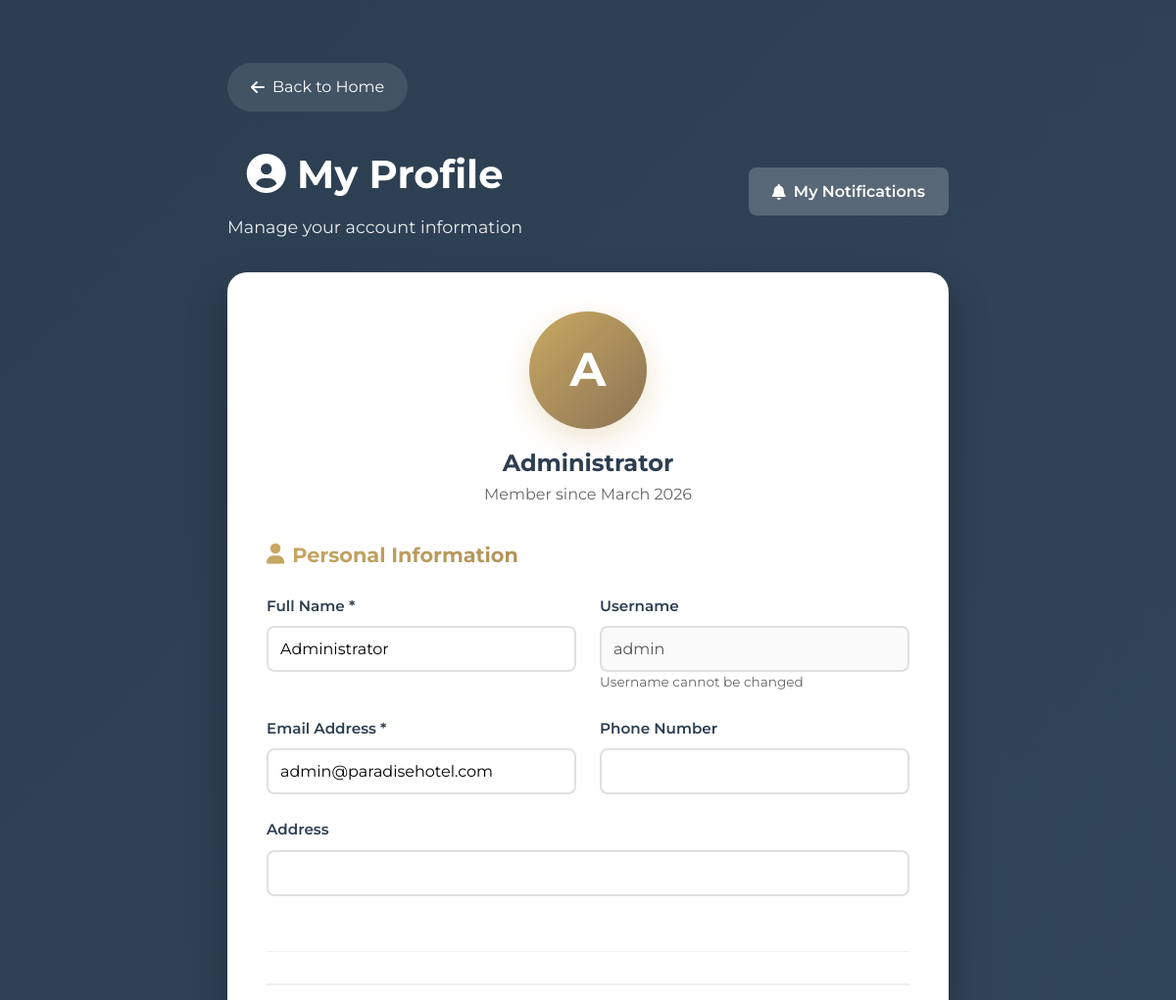
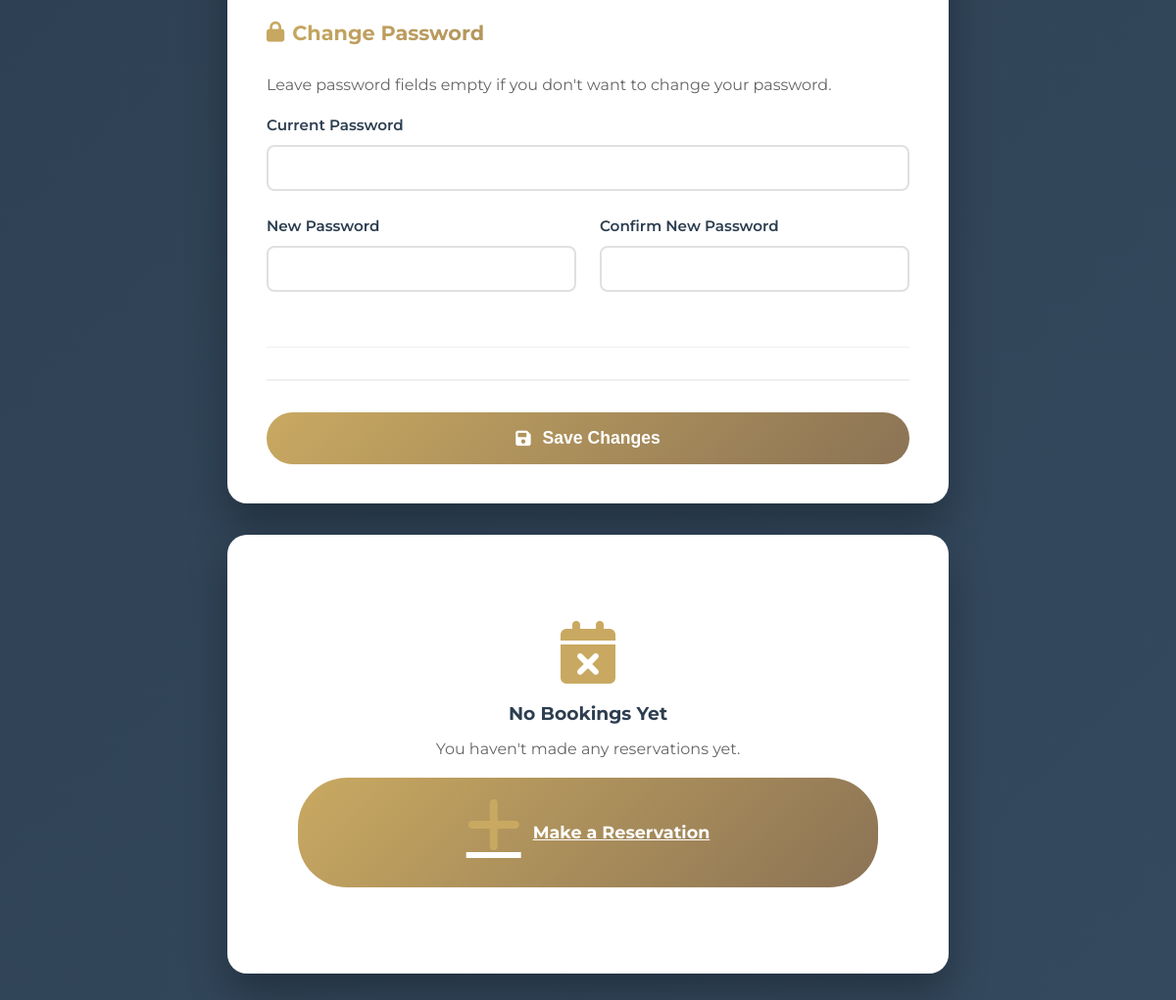
The app's page /profile.php (signed in) with its own data (2 pictures, top to bottom).
### tables this page shows
CREATE TABLE IF NOT EXISTS users (
    id INT(11) AUTO_INCREMENT PRIMARY KEY,
    username VARCHAR(50) UNIQUE NOT NULL,
    email VARCHAR(100) UNIQUE NOT NULL,
    password VARCHAR(255) NOT NULL,
    full_name VARCHAR(100) NOT NULL,
    phone VARCHAR(20),
    address TEXT,
    is_admin TINYINT(1) DEFAULT 0,
    email_verified TINYINT(1) DEFAULT 0,
    google_id VARCHAR(255),
    created_at TIMESTAMP DEFAULT CURRENT_TIMESTAMP
);

### config/auth.php (called while the page is built, shortened)
<?php
function getUserId() {
    return $_SESSION['user_id'] ?? null;
}
function getFirstName() {
    $fullName = $_SESSION['full_name'] ?? null;
    if ($fullName) {
        $nameParts = explode(' ', trim($fullName));
        return $nameParts[0];
    }
    return null;
}
?>

### profile.php (the view, shortened to what this page needs)
<?php
require_once 'config/auth.php';
$userId = getUserId();
$conn = getDBConnection();
$stmt = $conn->prepare("SELECT * FROM users WHERE id = ?");
$stmt->bind_param("i", $userId);
$stmt->execute();
$result = $stmt->get_result();
$user = $result->fetch_assoc();
$upcomingBookings = [];
$pastBookings = [];
?>
<!DOCTYPE html>
<html lang="en">
<head>
    <link rel="stylesheet" href="assets/css/main.css">
    <link rel="stylesheet" href="assets/css/booking.css">
    <link rel="stylesheet" href="https://cdnjs.cloudflare.com/ajax/libs/font-awesome/6.0.0/css/all.min.css">
</head>
<body class="profile-page">
    <div class="profile-container">
        <a href="index.php" class="back-link-profile">
            <i class="fas fa-arrow-left"></i>
            Back to Home
        </a>
        <div class="profile-header">
            <div style="display: flex; justify-content: space-between; align-items: center; width: 100%;">
                <div>
                    <h1><i class="fas fa-user-circle"></i> My Profile</h1>
                    <p>Manage your account information</p>
                </div>
                <a href="notifications.php" style="background: rgba(255,255,255,0.2); color: white; padding: 0.75rem 1.5rem; border-radius: 8px; text-decoration: none; font-weight: 600; display: flex; align-items: center; gap: 0.5rem; transition: all 0.3s ease;">
                    <i class="fas fa-bell"></i>
                    <span>My Notifications</span>
                </a>
            </div>
        </div>
        <div class="profile-card">
            <div class="profile-avatar">
                <div class="avatar-circle">
                    <?php echo strtoupper(substr(getFirstName() ?? 'U', 0, 1)); ?>
                </div>
                <h2 style="margin-top: 1rem; color: #2C3E50;"><?php echo htmlspecialchars($user['full_name']); ?></h2>
                <p style="color: #666;">Member since <?php echo date('F Y', strtotime($user['created_at'])); ?></p>
            </div>
            <form method="POST" action="">
                <div class="section-title">
                    <i class="fas fa-user"></i>
                    Personal Information
                </div>
                <div class="form-section">
                    <div class="form-row">
                        <div class="form-group">
                            <label for="full_name">Full Name *</label>
                            <input type="text" id="full_name" name="full_name" required
                                   value="<?php echo htmlspecialchars($user['full_name']); ?>">
                        </div>
                        <div class="form-group">
                            <label for="username">Username</label>
                            <input type="text" id="username" value="<?php echo htmlspecialchars($user['username']); ?>" disabled>
                            <small style="color: #666; font-size: 0.85rem;">Username cannot be changed</small>
                        </div>
                    </div>
                    <div class="form-row">
                        <div class="form-group">
                            <label for="email">Email Address *</label>
                            <input type="email" id="email" name="email" required
                                   value="<?php echo htmlspecialchars($user['email']); ?>">
                        </div>
                        <div class="form-group">
                            <label for="phone">Phone Number</label>
                            <input type="tel" id="phone" name="phone"
                                   value="<?php echo htmlspecialchars($user['phone'] ?? ''); ?>">
                        </div>
                    </div>
                    <div class="form-row">
                        <div class="form-group">
                            <label for="address">Address</label>
                            <input type="text" id="address" name="address"
                                   value="<?php echo htmlspecialchars($user['address'] ?? ''); ?>">
                        </div>
                    </div>
                </div>
                <hr class="section-divider">
                <div class="section-title">
                    <i class="fas fa-lock"></i>
                    Change Password
                </div>
                <div class="form-section">
                    <p style="color: #666; margin-bottom: 1rem;">Leave password fields empty if you don't want to change your password.</p>
                    <div class="form-row">
                        <div class="form-group">
                            <label for="current_password">Current Password</label>
                            <input type="password" id="current_password" name="current_password">
                        </div>
                    </div>
                    <div class="form-row">
                        <div class="form-group">
                            <label for="new_password">New Password</label>
                            <input type="password" id="new_password" name="new_password" minlength="6">
                        </div>
                        <div class="form-group">
                            <label for="confirm_password">Confirm New Password</label>
                            <input type="password" id="confirm_password" name="confirm_password" minlength="6">
                        </div>
                    </div>
                </div>
                <div class="form-actions">
                    <button type="submit" class="btn-submit">
                        <i class="fas fa-save"></i> Save Changes
                    </button>
                </div>
            </form>
        </div>
        <?php if (count($upcomingBookings) === 0 && count($pastBookings) === 0): ?>
        <div class="profile-card" style="margin-top: 2rem;">
            <div class="no-bookings">
                <i class="fas fa-calendar-times"></i>
                <h3>No Bookings Yet</h3>
                <p>You haven't made any reservations yet.</p>
                <a href="booking.php" class="btn-submit" style="margin-top: 1rem;">
                    <i class="fas fa-plus"></i> Make a Reservation
                </a>
            </div>
        </div>
        <?php endif; ?>
    </div>
</body>
</html>

### assets/css/main.css (style rules this page uses)
* { margin: 0; padding: 0; box-sizing: border-box; }
body { font-family: 'Montserrat', sans-serif; line-height: 1.6; color: #333; overflow-x: hidden; background: linear-gradient(135deg, #2C3E50 0%, #34495E 100%); background-attachment: fixed; min-height: 100vh; }
.section-title { font-size: 3rem; font-weight: 700; color: #2C3E50; margin-bottom: 1rem; background: linear-gradient(135deg, #C9A961 0%, #8B7355 100%); -webkit-background-clip: text; -webkit-text-fill-color: transparent; background-clip: text; }

### assets/css/booking.css (style rules this page uses)
.form-section { margin-bottom: 2rem; padding-bottom: 2rem; border-bottom: 1px solid #f0f0f0; }
.form-row { display: grid; grid-template-columns: repeat(auto-fit, minmax(250px, 1fr)); gap: 1.5rem; margin-bottom: 1.5rem; }
.form-group { display: flex; flex-direction: column; }
.form-group label { color: #2C3E50; font-weight: 600; margin-bottom: 0.5rem; font-size: 0.95rem; }
.form-group input, .form-group select, .form-group textarea { padding: 0.75rem; border: 2px solid #e0e0e0; border-radius: 8px; font-size: 1rem; font-family: inherit; transition: all 0.3s ease; }
.form-actions { margin-top: 2rem; padding-top: 2rem; border-top: 2px solid #f0f0f0; }
.btn-submit { width: 100%; background: linear-gradient(135deg, #C9A961 0%, #8B7355 100%); color: white; border: none; padding: 1rem; border-radius: 50px; font-size: 1.1rem; font-weight: 700; cursor: pointer; transition: all 0.3s ease; display: flex; align-items: center; justify-content: center; gap: 0.75rem; }

### profile.php (style rules this page uses)
.profile-page { background: linear-gradient(135deg, #2C3E50 0%, #34495E 100%); min-height: 100vh; padding: 2rem 0; }
.profile-container { max-width: 800px; margin: 0 auto; padding: 2rem; }
.profile-header { text-align: center; color: white; margin-bottom: 2rem; }
.profile-header h1 { font-size: 2.5rem; margin-bottom: 0.5rem; }
.profile-header p { font-size: 1.1rem; opacity: 0.9; }
.profile-card { background: white; border-radius: 20px; padding: 2.5rem; box-shadow: 0 20px 40px rgba(0, 0, 0, 0.3); }
.profile-avatar { text-align: center; margin-bottom: 2rem; }
.avatar-circle { width: 120px; height: 120px; border-radius: 50%; background: linear-gradient(135deg, #C9A961 0%, #8B7355 100%); display: inline-flex; align-items: center; justify-content: center; font-size: 3rem; color: white; font-weight: 700; box-shadow: 0 10px 30px rgba(201, 169, 97, 0.3); }
.section-divider { border: none; border-top: 2px solid #f0f0f0; margin: 2rem 0; }
.section-title { color: #2C3E50; font-size: 1.3rem; font-weight: 700; margin-bottom: 1.5rem; display: flex; align-items: center; gap: 0.5rem; }
.section-title i { color: #C9A961; }
.back-link-profile { display: inline-flex; align-items: center; gap: 0.5rem; color: white; text-decoration: none; padding: 0.75rem 1.5rem; background: rgba(255, 255, 255, 0.1); border-radius: 50px; transition: all 0.3s ease; margin-bottom: 2rem; }
.no-bookings { text-align: center; padding: 3rem 2rem; color: #666; }
.no-bookings i { font-size: 4rem; color: #C9A961; margin-bottom: 1rem; }
.no-bookings h3 { color: #2C3E50; margin-bottom: 0.5rem; }

### records on screen
users: full_name "Administrator", created_at "March 2026", username "admin", email "admin@paradisehotel.com"

### other values on screen
substr(getFirstName() ?? 'U', 0, 1) "A"
